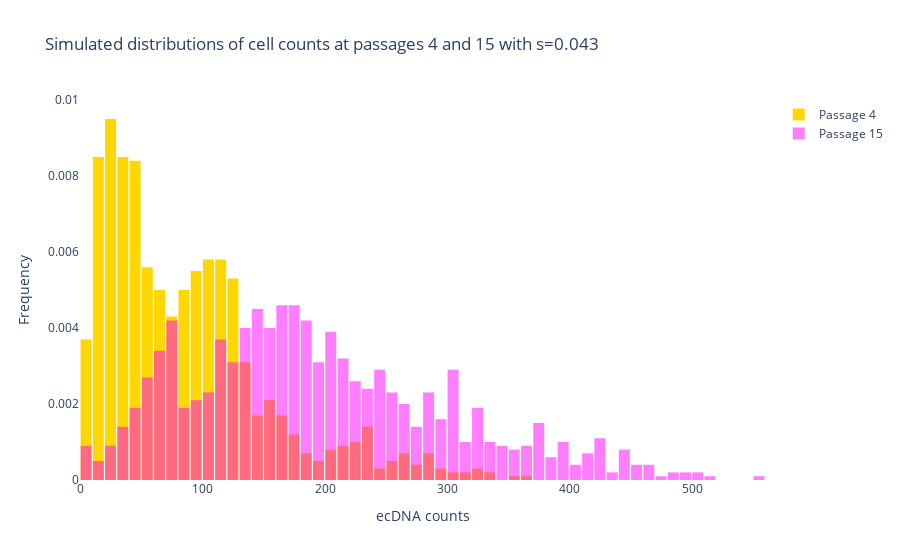
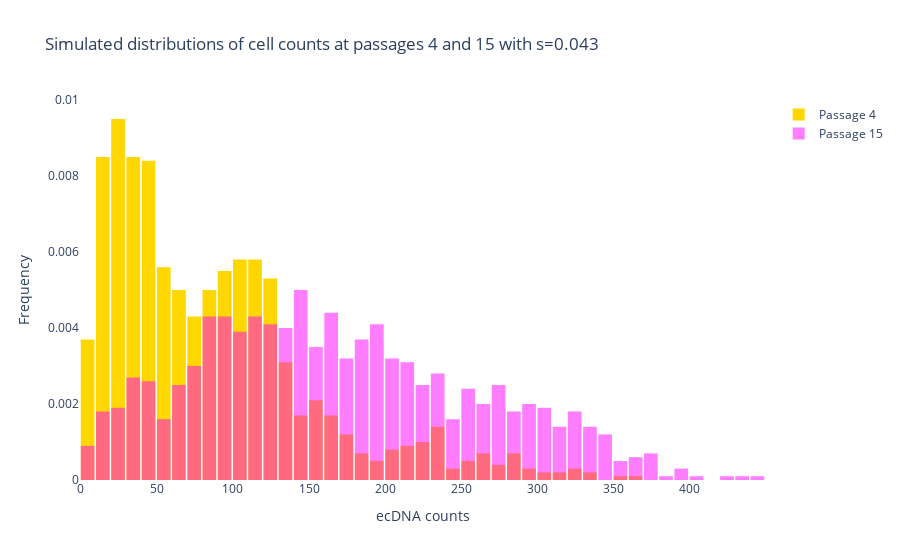

Notebook source saved alongside these figures, in order:
### Code cell
for i in range(3):
    population.simulate_moran(from_start=False, n_events=36000, initial_cell_counts=checkpoint, verbose=True)
    plot_histograms_dict_overlay(dictionaries=[checkpoint, population.cell_counts[-1]], 
                             bin_size=10, 
                             title=f'Simulated distributions of cell counts at passages 4 and 15 with s={s:.3f}',
                             opacity=(1,0.5), 
                             colors=['gold', 'fuchsia'],
                             save_fig=True,
                             filepath=f'plots/simulated_distributions_p4_p15_s{s:.3f}_{i+1}.png')

### Figure 1 — Plotly figure (JSON) as saved in the notebook; plotly's stock layout.template omitted (floating-point values rounded to 4 significant figures; data arrays with more than 128 entries replaced by an {"elided": "..."} marker saying what was removed)
{"data": [{"histnorm": "probability density", "marker": {"color": "gold", "pattern": {"shape": ""}}, "name": "Passage 4", "opacity": 1, "type": "histogram", "x": {"elided": "1000 int values"}, "xbins": {"size": 10}}, {"histnorm": "probability density", "marker": {"color": "fuchsia", "pattern": {"shape": ""}}, "name": "Passage 15", "opacity": 0.5, "type": "histogram", "x": {"elided": "1000 int values"}, "xbins": {"size": 10}}], "layout": {"bargap": 0.1, "barmode": "overlay", "plot_bgcolor": "white", "title": {"text": "Simulated distributions of cell counts at passages 4 and 15 with s=0.043"}, "xaxis": {"title": {"text": "ecDNA counts"}}, "yaxis": {"title": {"text": "Frequency"}}}}

### Figure 2 — Plotly figure (JSON) as saved in the notebook; plotly's stock layout.template omitted (floating-point values rounded to 4 significant figures; data arrays with more than 128 entries replaced by an {"elided": "..."} marker saying what was removed)
{"data": [{"histnorm": "probability density", "marker": {"color": "gold", "pattern": {"shape": ""}}, "name": "Passage 4", "opacity": 1, "type": "histogram", "x": {"elided": "1000 int values"}, "xbins": {"size": 10}}, {"histnorm": "probability density", "marker": {"color": "fuchsia", "pattern": {"shape": ""}}, "name": "Passage 15", "opacity": 0.5, "type": "histogram", "x": {"elided": "1000 int values"}, "xbins": {"size": 10}}], "layout": {"bargap": 0.1, "barmode": "overlay", "plot_bgcolor": "white", "title": {"text": "Simulated distributions of cell counts at passages 4 and 15 with s=0.043"}, "xaxis": {"title": {"text": "ecDNA counts"}}, "yaxis": {"title": {"text": "Frequency"}}}}
